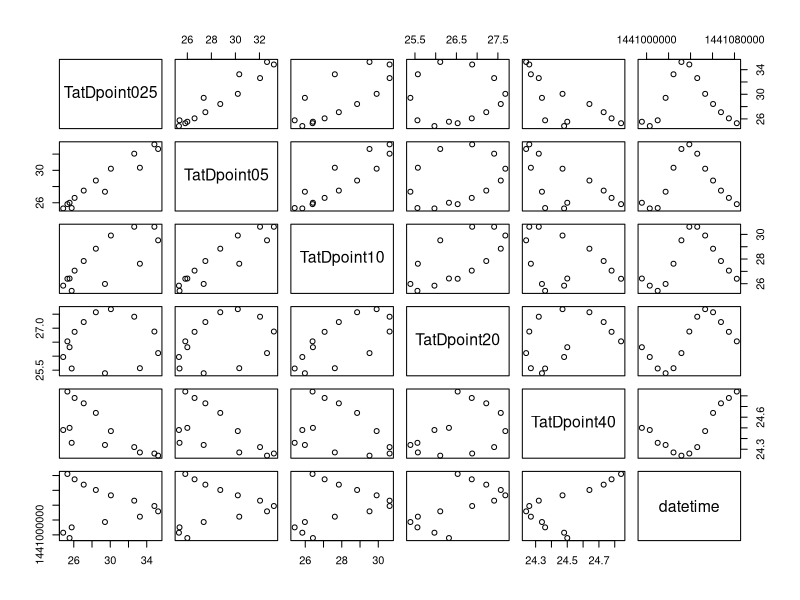
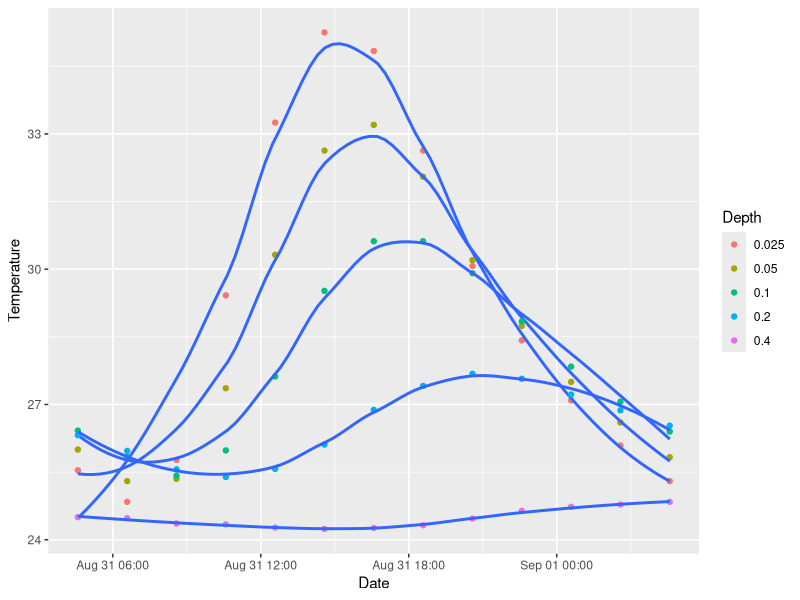
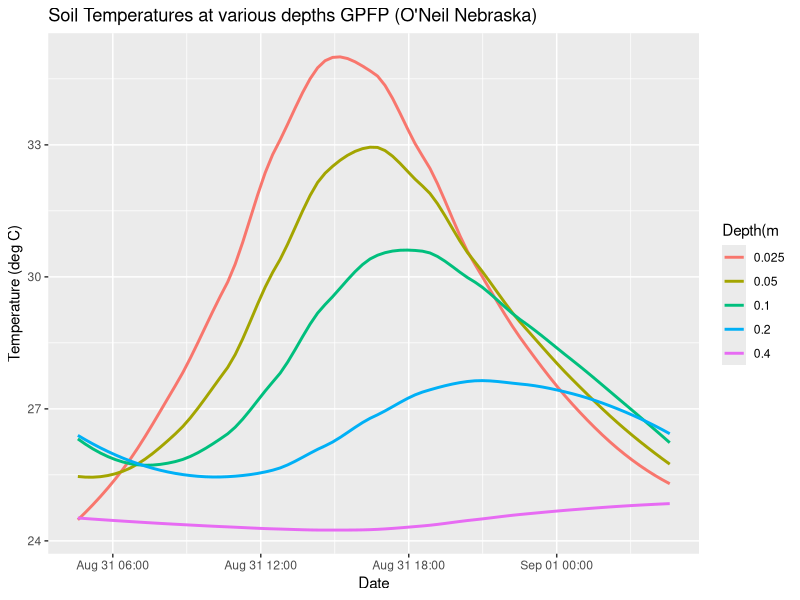
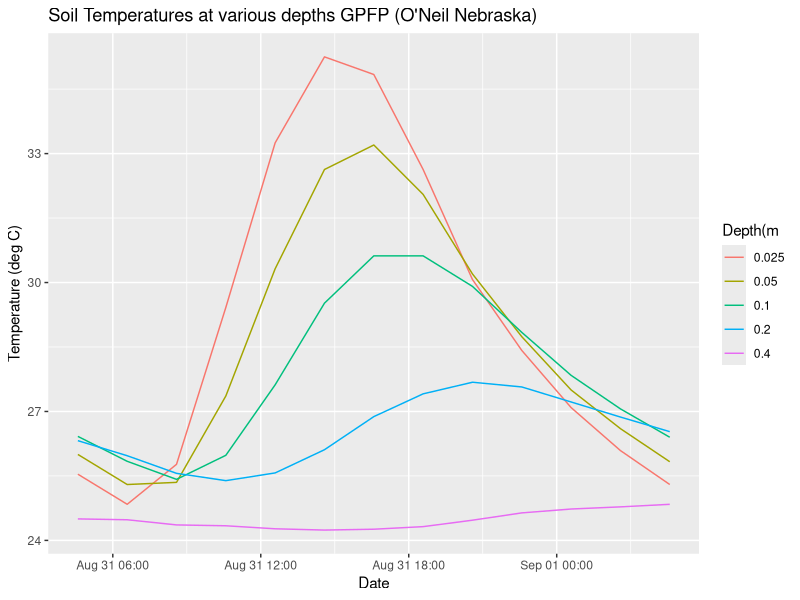
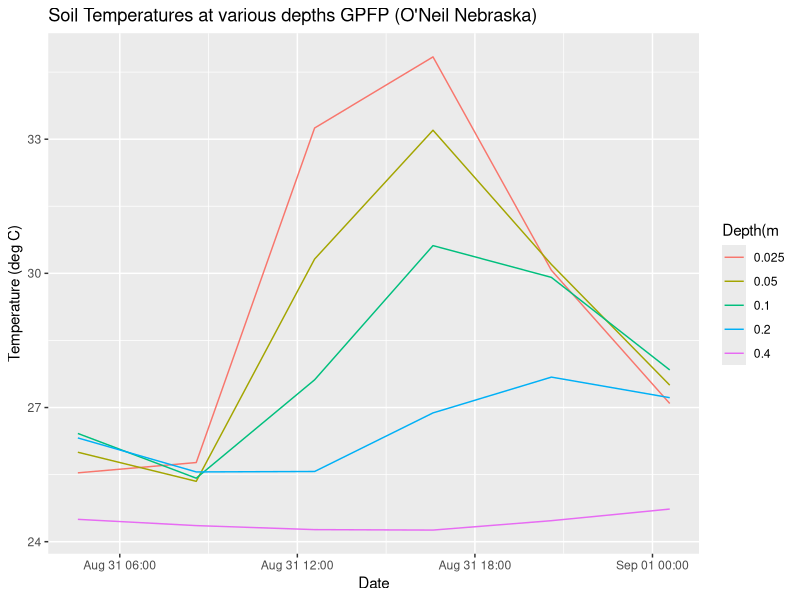

Source code (R) for these figures, in order:
## ---- chunk 1
knitr::opts_chunk$set( warning=FALSE)
## ---- chunk 2
TatDpoint025 <- c(25.54,24.84,25.77,29.42,33.25,35.25,34.84,32.63,30.07,28.42,27.09,26.09,25.30)
TatDpoint05 <- c(26.00,25.30,25.35,27.36,30.32,32.63,33.20,32.05,30.20,28.74,27.50,26.60,25.83)

TatDpoint10 <- c(26.42,25.84,25.42,25.98,27.62,29.52,30.62,30.62,29.91,28.84,27.84,27.06,26.40)

TatDpoint20 <- c(26.32,25.97,25.56,25.39,25.57,26.11,26.88,27.41,27.68,27.57,27.22,26.87,26.53)

TatDpoint40 <- c(24.50,24.48,24.36,24.34,24.27,24.24,24.26,24.32,24.47,24.64,24.73,24.78,24.84)

datetime <- c('2015-08-31 04:35','2015-08-31 06:35','2015-08-31 08:35','2015-08-31 10:35','2015-08-31 12:35','2015-08-31 14:35','2015-08-31 16:35','2015-08-31 18:35','2015-08-31 20:35','2015-08-31 22:35','2015-09-01 00:35','2015-09-01 02:35','2015-09-01 04:35')   

blaygpfp <- data.frame(TatDpoint025,TatDpoint05,TatDpoint10,TatDpoint20,TatDpoint40,datetime)

## ---- chunk 3

#convert the date format
blaygpfp$datetime<- as.POSIXct(blaygpfp$datetime, "%Y-%m-%d %H:%M",tz="US/Pacific")
#TODO Take the annnoying date fotmat error out
str(blaygpfp)
## ---- chunk 4
plot(blaygpfp)
## ---- chunk 5
library(ggplot2)
library(dplyr)


## ---- chunk 6

blaygpfp %>% ggplot() +
geom_point(aes(x=datetime,y=TatDpoint025,colour = as.factor(0.025))) +
  stat_smooth(aes(x = datetime, y = TatDpoint025), se = FALSE) +
geom_point(aes(x=datetime,y=TatDpoint05,colour = as.factor(0.05))) +
  stat_smooth(aes(x = datetime, y = TatDpoint05), se = FALSE) +
geom_point(aes(x=datetime,y=TatDpoint10,colour = as.factor(0.10))) +
  stat_smooth(aes(x = datetime, y = TatDpoint10), se = FALSE) +
geom_point(aes(x=datetime,y=TatDpoint20,colour = as.factor(0.20))) +
stat_smooth(aes(x = datetime, y = TatDpoint20), se = FALSE) +
geom_point(aes(x=datetime,y=TatDpoint40,colour = as.factor(0.40))) +
stat_smooth(aes(x = datetime, y = TatDpoint40), se = FALSE) +
labs(colour = "Depth")  +
xlab("Date") + ylab("Temperature")
# check if line plot is better

## ---- chunk 7

blaygpfp %>% ggplot() +

  stat_smooth(aes(x = datetime, y = TatDpoint025,colour = as.factor(0.025)), se = FALSE) +

  stat_smooth(aes(x = datetime, y = TatDpoint05,colour = as.factor(0.05)), se = FALSE) +

  stat_smooth(aes(x = datetime, y = TatDpoint10,colour = as.factor(0.10)), se = FALSE) +

stat_smooth(aes(x = datetime, y = TatDpoint20,colour = as.factor(0.20)), se = FALSE) +

stat_smooth(aes(x = datetime, y = TatDpoint40,colour = as.factor(0.40)), se = FALSE) +
labs(colour = "Depth(m")  +
xlab("Date") + ylab("Temperature (deg C)")+
ggtitle("Soil Temperatures at various depths GPFP (O'Neil Nebraska) ")  
# check if line plot is better

## ---- chunk 8

blaygpfp %>% ggplot() +
geom_line(aes(x=datetime,y=TatDpoint025,colour = as.factor(0.025))) +
geom_line(aes(x=datetime,y=TatDpoint05,colour = as.factor(0.05))) +
geom_line(aes(x=datetime,y=TatDpoint10,colour = as.factor(0.10))) +
geom_line(aes(x=datetime,y=TatDpoint20,colour = as.factor(0.20))) +
  geom_line(aes(x=datetime,y=TatDpoint40,colour = as.factor(0.40))) +
labs(colour = "Depth(m")  +
xlab("Date") + ylab("Temperature (deg C)")+
ggtitle("Soil Temperatures at various depths GPFP (O'Neil Nebraska) ")  
# check if line plot is better

## ---- chunk 9
library(lubridate)


## ---- chunk 10

blaygpfp %>% filter(datetime %in% c(as.POSIXct("2015-08-31 04:35:00"),as.POSIXct("2015-08-31 08:35:00"),as.POSIXct("2015-08-31 12:35:00"),as.POSIXct("2015-08-31 16:35:00"),as.POSIXct("2015-08-31 20:35:00"),as.POSIXct("2015-09-01 00:35:00"))) %>%  ggplot() +
geom_line(aes(x=datetime,y=TatDpoint025,colour = as.factor(0.025))) +
geom_line(aes(x=datetime,y=TatDpoint05,colour = as.factor(0.05))) +
geom_line(aes(x=datetime,y=TatDpoint10,colour = as.factor(0.10))) +
geom_line(aes(x=datetime,y=TatDpoint20,colour = as.factor(0.20))) +
  geom_line(aes(x=datetime,y=TatDpoint40,colour = as.factor(0.40))) +
labs(colour = "Depth(m")  +
xlab("Date") + ylab("Temperature (deg C)")+
ggtitle("Soil Temperatures at various depths GPFP (O'Neil Nebraska) ")  
# check if line plot is better

